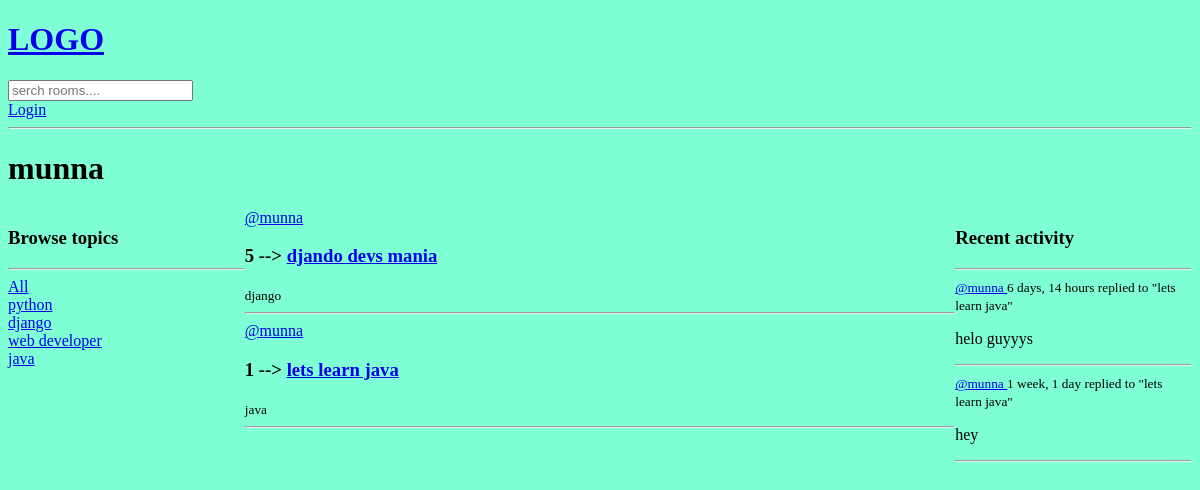
Page /profile1 on the earlier database version.
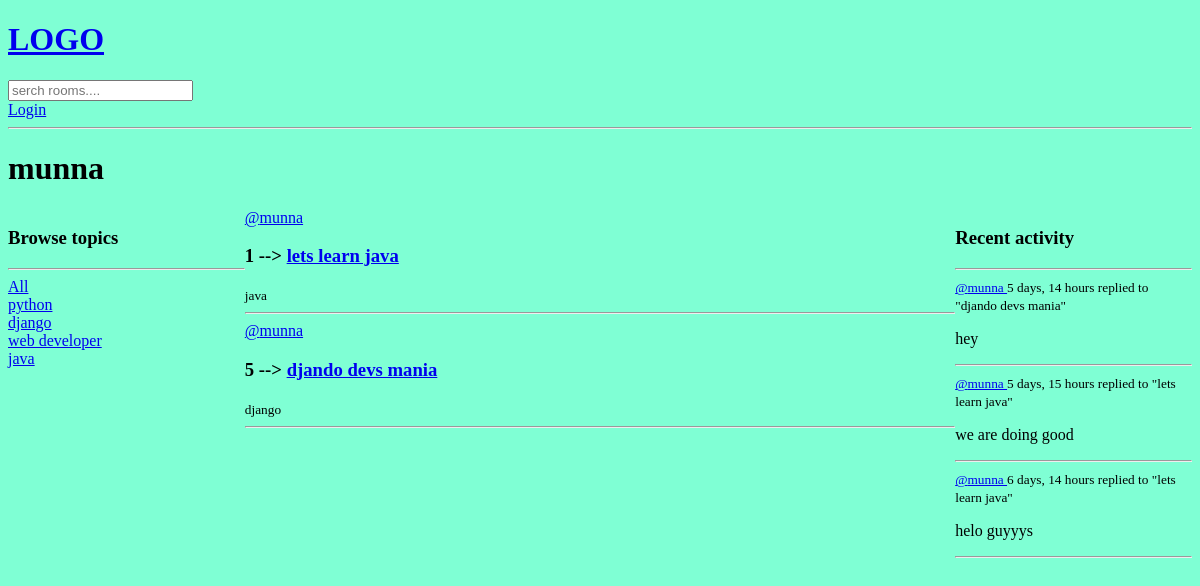
Same page on the later database version.
### base/models.py (models this page shows, shortened)
class Topic(models.Model):
    name = models.CharField(max_length=200)

class Room(models.Model):
    host= models.ForeignKey(User,on_delete=models.SET_NULL,null=True)
    topic = models.ForeignKey(Topic,on_delete=models.SET_NULL,null=True)
    name = models.CharField(max_length=200)
    description = models.TextField(null=True,blank=True)
    participents = models.ManyToManyField(User,related_name='participents',blank=True)
    updated = models.DateTimeField(auto_now=True)
    created = models.DateTimeField(auto_now_add=True)
    class Meta:
        ordering = ['-updated','-created']
    def __str__(self) :
        return self.name

class Messege(models.Model):
    user = models.ForeignKey(User,on_delete=models.CASCADE)
    room = models.ForeignKey(Room,on_delete=models.CASCADE)
    body = models.TextField()
    updated = models.DateTimeField(auto_now=True)
    created = models.DateTimeField(auto_now_add=True)
    class Meta:
        ordering = ['-updated','-created']
    def __str__(self) :
        return self.body[0:50]

### base/views.py (the view)
# urls.py: path('profile<str:pk>',views.userProfile,name="user-profile"),
def userProfile(request,pk):
    user = User.objects.get(id=pk)
    rooms = user.room_set.all()
    room_messeges = user.messege_set.all()
    topic = Topic.objects.all()
    context={
        'user':user,
        'rooms':rooms,
        'room_messeges':room_messeges,
        'topic':topic
    }
    return render(request,'base/profile.html',context)

### base/templates/base/profile.html (shortened to what this page needs)
{% extends 'main.html'%}
{% block content%}
<h1>{{user.username}}</h1>
<div class="profile-container">
    <div>
        {% include 'base/topics_components.html'  %}
    </div>
    <div>
        {% include 'base/feed_component.html'  %}
    </div>
    <div>
        {% include 'base/activity_component.html'  %}
    </div>
</div>
{% endblock %}

### templates/main.html (shortened to what this page needs)
<!DOCTYPE html>
{% load static %}
<html lang="en">
<head>
    <link rel="stylesheet" type="text/css" media="screen" href="{% static 'styles/main.css'%}">
</head>
<body>
    <a href="{% url 'home'%}"><h1>LOGO</h1></a>
    <form method="get" action="{% url 'home'%}">
        <input type="text" name="q" placeholder="serch rooms....">
    </form>
    {% if request.user.is_authenticated %}
    <a href="{% url 'logout'%}">Logout</a>
    {% else %}
    <a href="{% url 'login'%}">Login</a>
    {% endif %}
    <hr>
    {% block content %}
     {% endblock %}
</body>
</html>

### base/templates/base/topics_components.html
<h3>Browse topics</h3>
<hr>
<div>
    <a href="{% url 'home' %}">All</a>
</div>
{% for topic in topic %}
<div>
    <a href="{% url 'home' %}?q={{topic.name}}">{{ topic.name}}</a>
</div>
{% endfor %}

### base/templates/base/feed_component.html (shortened to what this page needs)
{% for room in rooms %}
<div>
    <a href="{% url 'user-profile' room.host.id%}">
        @{{room.host.username}}
    </a>
    <h3>{{ room.id}} --> <a href="{% url 'room' room.id %}">{{ room.name }}</a></h3>
    <small>{{room.topic.name}}</small>
    <hr>
</div>
{% endfor %}

### base/templates/base/activity_component.html
    <h3>Recent activity</h3>
    <hr>
    {% for messege in room_messeges %}
    <div>
        <small><a href="{% url 'user-profile' messege.user.id %}">@{{messege.user}} </a>{{messege.created|timesince}}
        </small>
        <small>replied to "{{messege.room}}"</small>
        <p>{{messege}}</p>
        <hr>
    </div>
    {% endfor%}

### static/styles/main.css (style rules this page uses)
body { background-color: aquamarine; }

### base/templates/base/profile.html (style rules this page uses)
.profile-container { display: grid; grid-template-columns: 1fr 3fr 1fr; }

Differences in the rows shown:
removed Messege: user "munna", created "1 week, 1 day", room "lets learn java", body "hey"
changed Room "lets learn java": moves up the list
added Messege: user "munna", created "5 days, 14 hours", room "djando devs mania", body "hey"
added Messege: user "munna", created "5 days, 15 hours", room "lets learn java", body "we are doing good"
